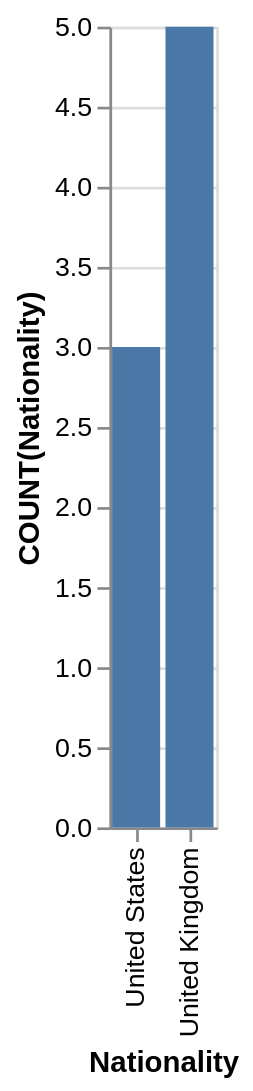

Write a Vega-Lite specification for this figure.
### Vega-Lite specification from a JSON file in a GitHub repository (floating-point values rounded to 4 significant figures)
{"data": {"values": [{"x_data": "United States", "y_data": 3}, {"x_data": "United Kingdom", "y_data": 5}]}, "mark": "bar", "encoding": {"x": {"field": "x_data", "type": "nominal", "title": "Nationality", "sort": {"op": "sum", "field": "y_data", "order": "ascending"}}, "y": {"field": "y_data", "type": "quantitative", "title": "COUNT(Nationality)"}}}
